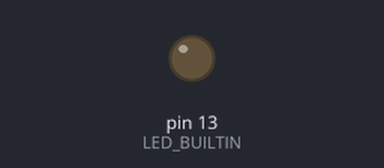
Bench run of a sketch on a simulated Arduino Nano, built with avr-gcc and run on an emulated ATmega328P. On the bench: output pins drawn as LEDs (lit = HIGH). What the sketch prints to the serial monitor is not drawn.

Above: at 0.1 s.
At 0.6 s:
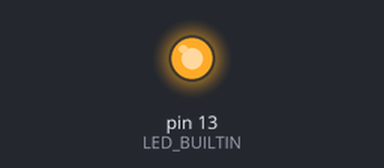
Timing chart, 0 to 12.0 s (numbered marks = the images above):
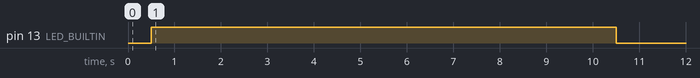

The sketch:

CalibracionQTR8A.ino
```cpp
#include <QTRSensors.h>
QTRSensors qtr;

const uint8_t SensorCount = 8;
uint16_t sensorValues[SensorCount];

void setup()
{
  //Configuración de los sensores
  qtr.setTypeAnalog(); //QTR8A
  qtr.setSensorPins((const uint8_t[]){A0, A1, A2, A3, A4, A5, A6, A7}, SensorCount);
  qtr.setEmitterPin(6); //Pin del LED_ON

  delay(500);
  // Si el led del Arduino esta encendido entonces el QTR se encuentra en modo calibración
  pinMode(LED_BUILTIN, OUTPUT);
  digitalWrite(LED_BUILTIN, HIGH);


  ////////////// CALIBRACIÓN /////////////
  //La calibración dura 10 segundos mientras el LED del arduino este encendido, durante esta fase debemos
  //poner los 8 sensores de reflectancia del color blanco al color negro todos al mismo tiempo durante
  //10 segundos. Con esto obtendremos cual valor representa al color mas claro y al mas oscuro.

  for (uint16_t i = 0; i < 400; i++) //Hacemos la calibración 400 veces, esto dura 10 segundos
  {
    qtr.calibrate();
  }
  digitalWrite(LED_BUILTIN, LOW); // Apaga el led del arduino para indicar que termina la calibración

  //Imprime los valores mínimos de calibración medidos cuando los emisores estaban encendidos
  Serial.begin(9600);
  for (uint8_t i = 0; i < SensorCount; i++)
  {
    Serial.print(qtr.calibrationOn.minimum[i]);
    Serial.print(' ');
  }
  Serial.println();

  //Imprime los valores máximos de calibración medidos cuando los emisores estaban encendidos
  for (uint8_t i = 0; i < SensorCount; i++)
  {
    Serial.print(qtr.calibrationOn.maximum[i]);
    Serial.print(' ');
  }
  Serial.println();
  Serial.println();
  delay(1000);
}

void loop()
{

}
```
